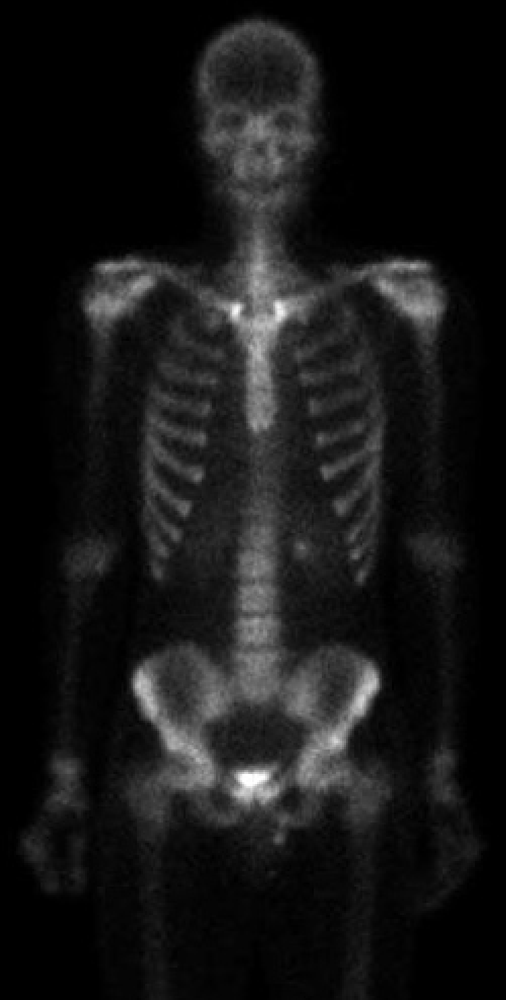
#> input picture CH02/Fig0232(a)(partial_body_scan).tif, 506 x 1000 px, shrunk from 750 x 1482 before the run, found by its file name
$ python A_expt6a.py
#> lines starting #> are read from the running program, lines starting #| are printed output that depends on the picture
'''
A_expt No. 6a:

Title: Point and Neighbourhood Operations in Digital Image Processing using Python

Aim: To write a program using Python to perform the following:
     a) Intensity Transformation to obtain the negative of an 8-bit image using Point Processing
     b) Local Blurring using Neighbourhood Processing
'''
# Important imports:
import numpy as np
from matplotlib import pyplot as plt, gridspec as gs


# a) Intensity Transformation to obtain the negative of an 8-bit image using Point Processing

img1=plt.imread('CH02\Fig0232(a)(partial_body_scan).tif')
#> img1 is the input picture: shape (1000, 506); min 0, max 255, mean 22.5

def neg_img(img1):
    ### Creating an image with all intensity values as 255
    white_img=np.uint8(np.ones(img1.shape)*255)
    return white_img-img1
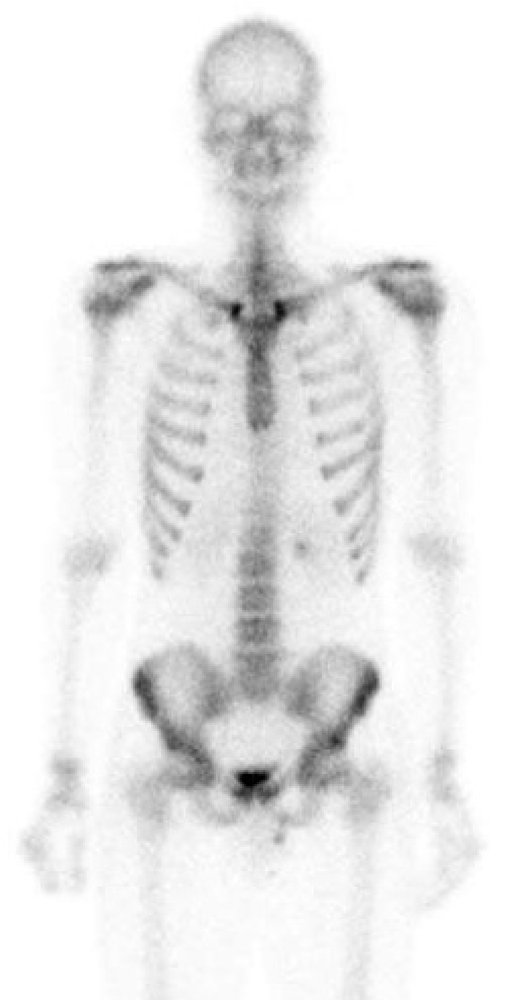
#> returned value: shape (1000, 506); min 0, max 255, mean 232.5

# plots:
fig1=plt.figure(1)
gs1=gs.GridSpec(1,2)
ax11=plt.subplot(gs1[0,0])
ax11.set_title("Original Image")
ax11.axis("off")
ax11.imshow(img1,cmap='gray')

ax12=plt.subplot(gs1[0,1])
ax12.set_title("Negative Image")
ax12.axis("off")
ax12.imshow(neg_img(img1),cmap='gray')

plt.suptitle('Intensity Transformation to obtain the negative of an 8-bit image using Point Processing',font='Times New Roman',fontweight="bold",fontsize=16)
plt.tight_layout()
fig1.set_size_inches(10, 8)
plt.savefig('input_output/A_expt6_a.jpg',dpi=300,)
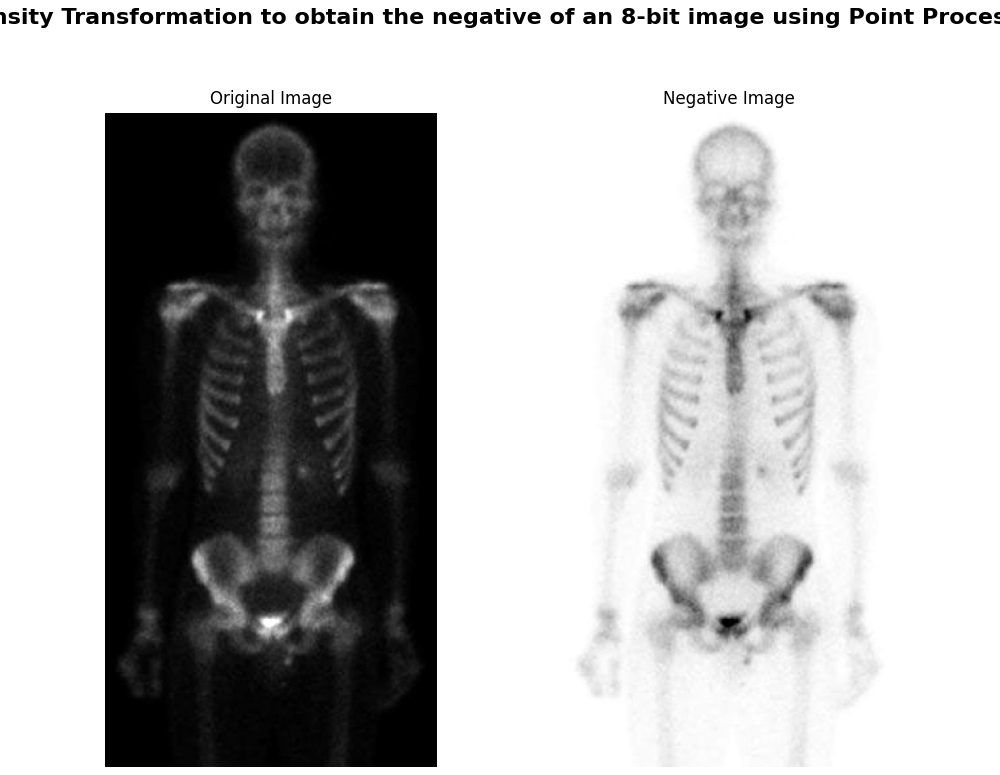
#> figure drawn by matplotlib, 2 panels
fig1.set_size_inches(5, 4)
plt.show()
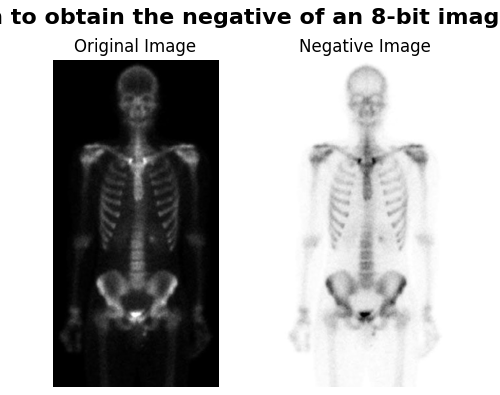
#> figure drawn by matplotlib, 2 panels
